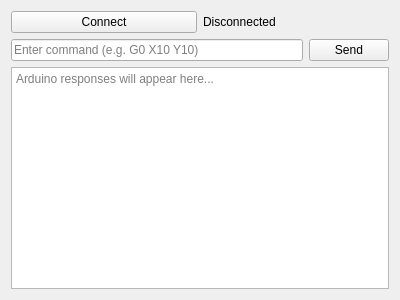
<?xml version="1.0" encoding="UTF-8"?>
<ui version="4.0">
 <class>SerialSender</class>
 <widget class="QWidget" name="SerialSender">
  <property name="geometry">
   <rect>
    <x>0</x>
    <y>0</y>
    <width>400</width>
    <height>300</height>
   </rect>
  </property>
  <layout class="QVBoxLayout" name="verticalLayout">
   <item>
    <layout class="QHBoxLayout" name="topLayout">
     <item>
      <widget class="QPushButton" name="connectButton">
       <property name="text">
        <string>Connect</string>
       </property>
      </widget>
     </item>
     <item>
      <widget class="QLabel" name="statusLabel">
       <property name="text">
        <string>Disconnected</string>
       </property>
      </widget>
     </item>
    </layout>
   </item>
   <item>
    <layout class="QHBoxLayout" name="commandLayout">
     <item>
      <widget class="QLineEdit" name="inputLine">
       <property name="placeholderText">
        <string>Enter command (e.g. G0 X10 Y10)</string>
       </property>
      </widget>
     </item>
     <item>
      <widget class="QPushButton" name="sendButton">
       <property name="text">
        <string>Send</string>
       </property>
      </widget>
     </item>
    </layout>
   </item>
   <item>
    <widget class="QTextEdit" name="outputBox">
     <property name="readOnly">
      <bool>true</bool>
     </property>
     <property name="placeholderText">
      <string>Arduino responses will appear here...</string>
     </property>
    </widget>
   </item>
  </layout>
 </widget>
 <resources/>
 <connections/>
</ui>
